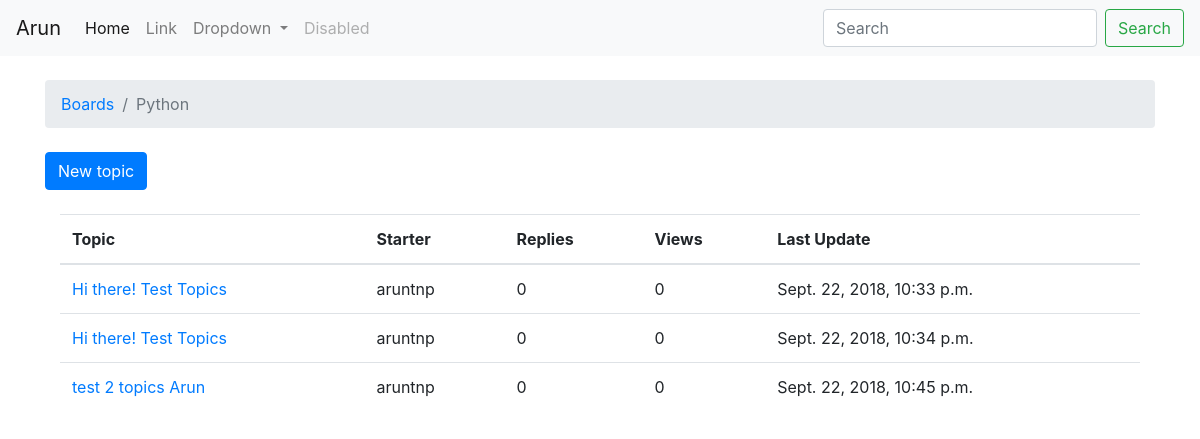
The page /boards/2/ on the database its author committed.
### boards/models.py (models this page shows, shortened)
class Board(models.Model):
    name = models.CharField(max_length=30, unique=True)
    description = models.CharField(max_length=100)

class Topic(models.Model):
    subject = models.CharField(max_length=255)
    last_updated = models.DateTimeField(auto_now_add=True)
    board = models.ForeignKey(Board, related_name='topics')
    starter = models.ForeignKey(User, related_name='topics')

### boards/views.py (the view)
# urls.py: url(r'^boards/(?P<pk>\d+)/$', views.board_topics, name = 'board_topics'),
def board_topics(request, pk):
    b_topics = get_object_or_404(Board, pk=pk)
    context = {'boards': b_topics}
    return render(request, 'topic.html', context)

### templates/topic.html
<!DOCTYPE html>
{% extends 'base.html' %}
{% block where %}
<li class="breadcrumb-item"><a href="{% url 'home' %}">Boards</a></li>
<li class="breadcrumb-item active">{{ boards.name }}</li>
{% endblock %}
{% block content %}
<div class="mb-4">
  <a href="{% url 'new_topics' boards.pk %}" class="btn btn-primary">New topic</a>
</div>
<div class="container">
  <table class="table">
    <thead class="thead-inverse">
      <tr>
        <th>Topic</th>
        <th>Starter</th>
        <th>Replies</th>
        <th>Views</th>
        <th>Last Update</th>
      </tr>
    </thead>
    <tbody>
      {% for topic in boards.topics.all %}
      <tr>
        <td><a href="#">{{ topic.subject }}</a></td>
        <td>{{ topic.starter.username }}</td>
        <td>0</td>
        <td>0</td>
        <td>{{ topic.last_updated }}</td>
      </tr>
      {% endfor %}
    </tbody>
  </table>
</div>
{% endblock %}

### rows shown on the page
Board: name "Python"
Topic: subject "Hi there! Test Topics", starter.username "aruntnp", last_updated "Sept. 22, 2018, 10:33 p.m."
Topic: subject "Hi there! Test Topics", starter.username "aruntnp", last_updated "Sept. 22, 2018, 10:34 p.m."
Topic: subject "test 2 topics Arun", starter.username "aruntnp", last_updated "Sept. 22, 2018, 10:45 p.m."
